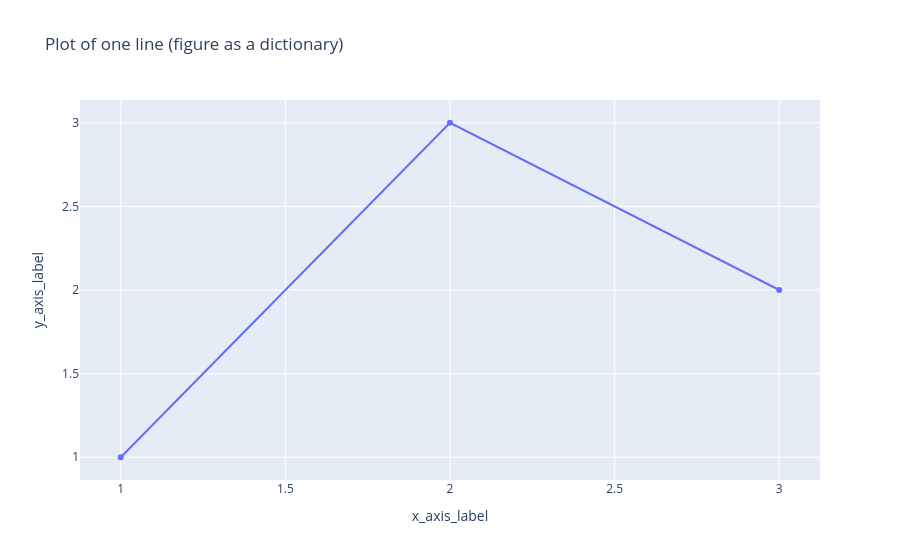

Source (notebook cell):
### Markdown cell above
## Figures as dictionaries
`plotly` figure can be defined as a pure Python dictionary. This design makes generating the appropriate JSON for the Javascript version of the figure easy. The dictionary contains two top-level keys:
* `data` - list of traces (graphical objects)
* `layout` - dictionary containing formatting information of the whole figure

### Code cell
# Dictionary defining a line chart in plotly
line_chart = {"data": [{"type": "scatter", "x": [1, 2, 3], "y": [1, 3, 2]}],
              "layout": {"title": "Plot of one line (figure as a dictionary)", 
                         "xaxis_title": "x_axis_label", 
                         "yaxis_title": "y_axis_label"}}

pio.show(line_chart)

### Figure 1 — Plotly figure (JSON) as saved in the notebook; plotly's stock layout.template omitted (floating-point values rounded to 4 significant figures)
{"data": [{"type": "scatter", "x": [1, 2, 3], "y": [1, 3, 2]}], "layout": {"title": {"text": "Plot of one line (figure as a dictionary)"}, "xaxis": {"title": {"text": "x_axis_label"}}, "yaxis": {"title": {"text": "y_axis_label"}}}}
